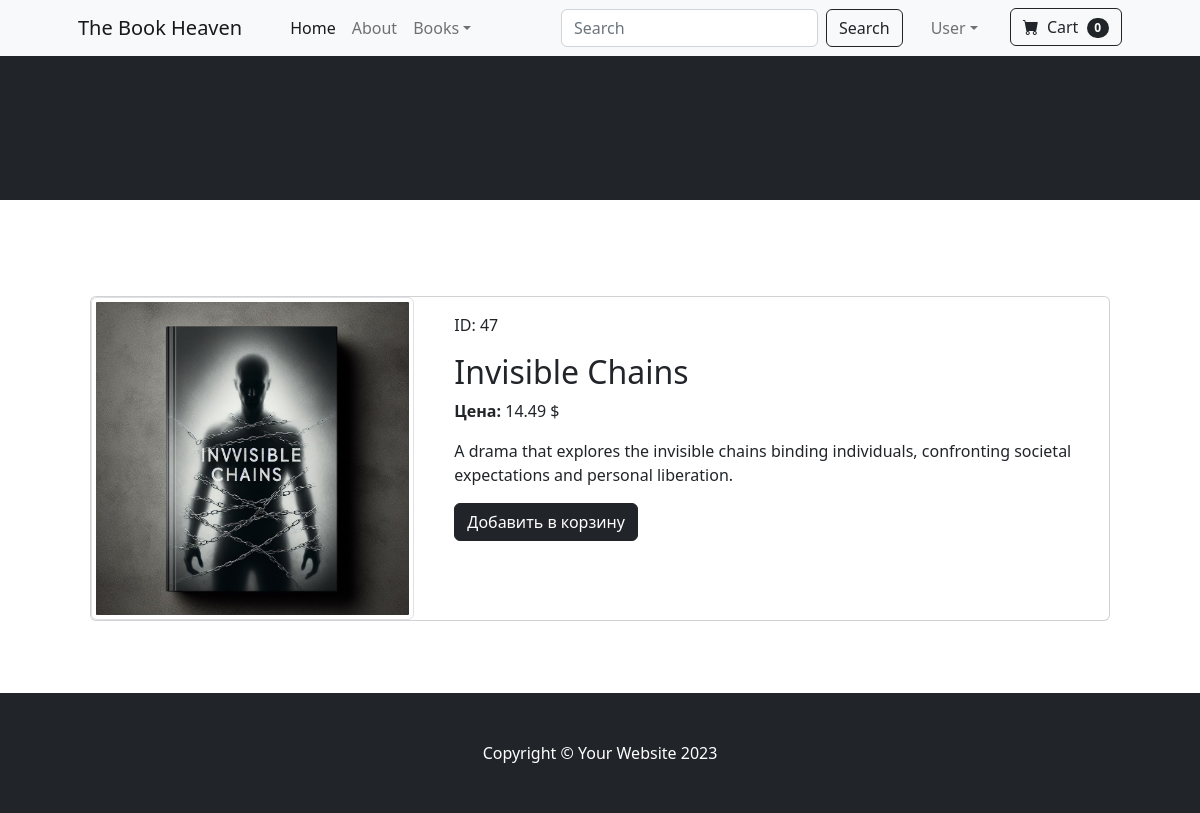
Screenshot of /catalog/product/00047/ with the database file from the repository.
### goods/models.py (models this page shows, shortened)
class Products(models.Model):
    name = models.CharField(max_length=150, unique=True, verbose_name='Name')
    author = models.CharField(max_length=150, blank=True, null=True, default='', verbose_name='Author')
    slug = models.SlugField(max_length=200, unique=True, blank=True, null=True, verbose_name='URL')
    description = models.TextField(blank=True, null=True, verbose_name="Description")
    image = models.ImageField(upload_to='goods_images', blank=True, null=True, verbose_name="Image")
    price = models.DecimalField(default=0.00, max_digits=7, decimal_places=2, verbose_name="Price")
    discount = models.DecimalField(default=0.00, max_digits=4, decimal_places=2, verbose_name="Discount")
    quantity = models.PositiveIntegerField(default=0, verbose_name="Quantity")
    category = models.ForeignKey(to=Categories, on_delete=models.CASCADE, verbose_name="Category")
    class Meta:
        db_table = 'product'
        verbose_name = 'product'
        verbose_name_plural = 'products'

### goods/views.py (the view)
# urls.py: path('product/<int:product_id>/', views.product, name='product'),
def product(request, product_id):
    product = Products.objects.get(id=product_id)
    context = {
        'product': product
    }
    return render(request, 'goods/product.html', context=context)

### goods/templatetags/goods_tags.py (called while the page is built)
@register.simple_tag()
def tag_categories():
    return Categories.objects.all()

### goods/templates/goods/product.html (shortened to what this page needs)
{% extends 'main/base.html' %}
{% load static %}
{% block content %}
    <div class="container mt-5">
        <div class="card mb-4">
            <div class="row">
                <div class="col-md-4">
                    <img src="{{ product.image.url }}" class="img-thumbnail" data-bs-toggle="modal"
                         data-bs-target="#imageModal1">
                </div>
                <div class="col-md-8">
                    <div class="card-body">
                        <p class="product-id">ID: {{ product.id }}</p>
                        <h2 class="card-title">{{ product.name }}</h2>
                        <p class="card-text"><strong>Цена:</strong> {{ product.price }} $</p>
                        <p class="card-text">{{ product.description }}</p>
                        <a href="#" class="btn btn-dark add-to-cart">Добавить в корзину</a>
                    </div>
                </div>
            </div>
        </div>
    </div>
{% endblock %}

### rows the page displays
Products: image (picture), id "47", name "Invisible Chains", price "14.49", description "A drama that explores the invisible chains binding individuals, confronting societal expectations and personal liberation."
